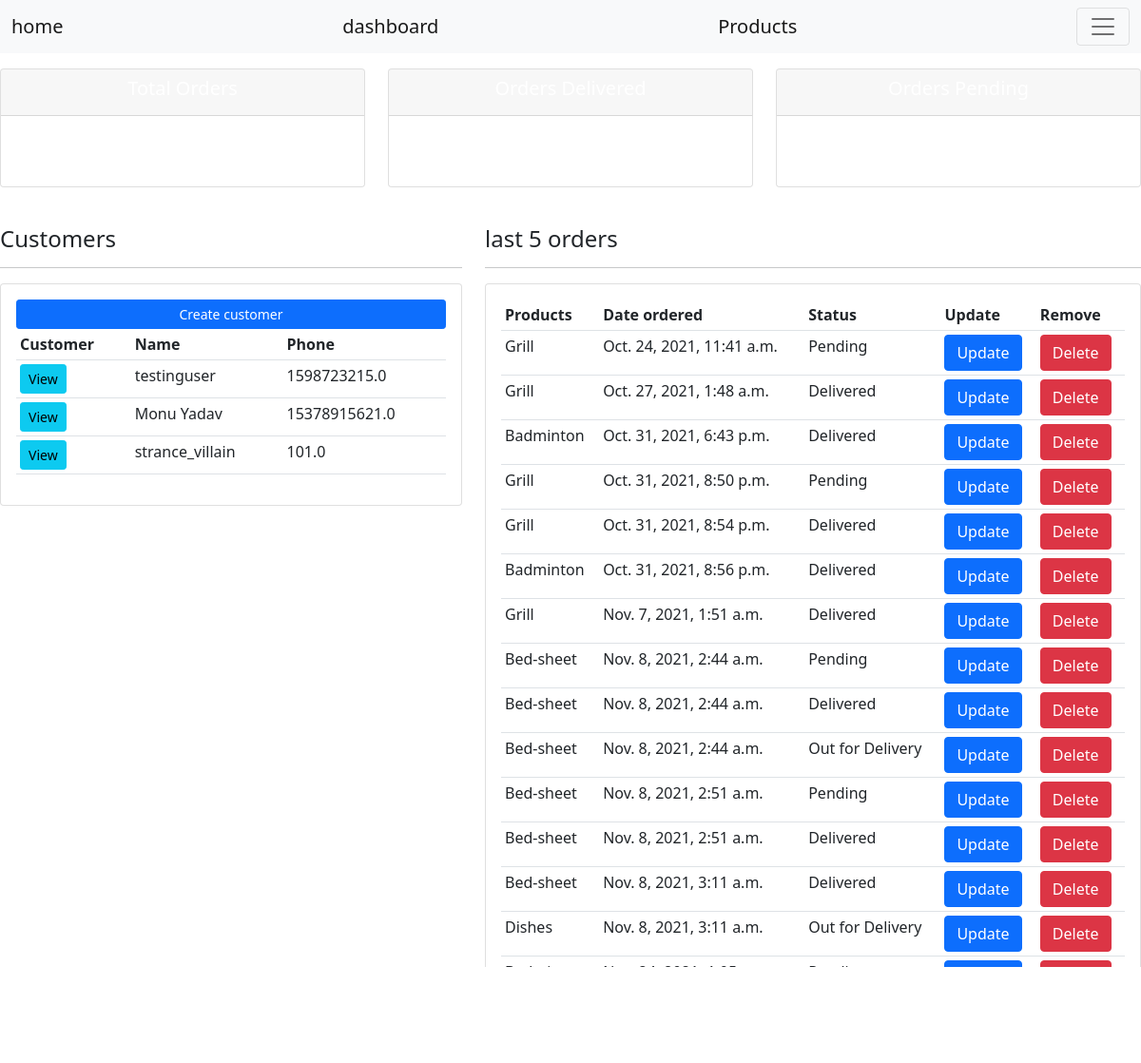
The page / on the database its author committed.
### accounts/models.py (models this page shows, shortened)
class Customer(models.Model):
    name = models.CharField(max_length=300, null=True)
    email = models.EmailField(null=True, blank=True)
    phone = models.FloatField(null=True, blank=True)
    date_created = models.DateTimeField(auto_now_add=True)

class Order(models.Model):
    STATUS = (
        ('Pending', 'Pending'),
        ('Out for Delivery', 'Out for Delivery'),
        ('Delivered', 'Delivered'),
        )
    customer = models.ForeignKey(Customer, null=True, on_delete=models.SET_NULL)
    product = models.ForeignKey(Product, null=True, on_delete=models.SET_NULL)
    date_created = models.DateTimeField(auto_now_add=True)
    status = models.CharField(max_length=200, null=True , choices=STATUS)
    note = models.CharField(max_length=200, null=True )

class Product(models.Model):
    CATEGORY =(
                ('Indoor', 'Indoor'),
                ('Out Door', 'Outdoor'),
                )
    name = models.CharField(max_length=200, null=True)
    price = models.FloatField(null=True)
    category = models.CharField(max_length=200, null=True,  choices=CATEGORY)
    description = models.CharField(max_length=200, null=True, blank=True)
    date_created = models.DateTimeField(auto_now_add=True)
    tags = models.ManyToManyField(Tag)
    def __str__(self):
        return self.name

### accounts/views.py (the view)
# urls.py: path('', accounts.views.home, name="home"),
def home(request):
    orders = Order.objects.all()
    customers = Customer.objects.all()
    total_orders = orders.count()
    delivered = orders.filter(status='Delivered').count()
    pending = orders.filter(status='Pending').count()
    context = {'orders': orders,'customers': customers,
               'total_orders': total_orders, 'delivered': delivered,
               'pending': pending}
    return render(request, 'accounts/dashboard.html', context)

### accounts/templates/accounts/dashboard.html (shortened to what this page needs)
{% extends 'accounts/base.html' %}
{% block content %}
{% include 'accounts/status.html' %}
<br>
<div class="row">
    <div class="col-md-5">
        <h4>Customers</h4>
        <hr>
        <div class="card card-body">
            <a class="btn btn-primary btn-sm btn-block" href=""> Create customer</a>
            <table class="table table-sm">
                <tr>
                    <th>Customer</th>
                    <th>Name</th>
                    <th>Phone</th>
                </tr>
                {% for i in customers %}
                        <tr>
                            <td> <a class="btn btn-sm btn-info" href="{% url 'customer' i.id %}">View</a> </td>
                            <td> {{i.name}} </td>
                            <td> {{i.phone}} </td>
                        </tr>
                {% endfor %}
            </table>
        </div>
    </div>
    <div class="col-md-7">
        <h4>last 5 orders</h4>
        <hr>
        <div class="card card-body">
            <table class="table table-sm">
                <tr>
                    <th>Products</th>
                    <th>Date ordered</th>
                    <th>Status</th>
                    <th>Update</th>
                    <th>Remove</th>
                </tr>
                {% for i in orders %}
                        <tr>
                            <td> {{i.product}} </td>
                            <td> {{i.date_created}} </td>
                            <td> {{i.status}} </td>
                            <td> <a class="btn btn-primary" href="{% url 'update_order' i.id %}">Update</a> </td>
                            <td> <a class="btn btn-danger" href="{% url 'delete_order' i.id %}">Delete</a> </td>
                        </tr>
                {% endfor %}
            </table>
        </div>
    </div>
</div>
{% endblock content %}

### rows shown on the page
Customer: name "testinguser", phone "1598723215.0"
Customer: name "Monu Yadav", phone "15378915621.0"
Customer: name "strance_villain", phone "101.0"
Order: product "Grill", date_created "Oct. 24, 2021, 11:41 a.m.", status "Pending"
Order: product "Grill", date_created "Oct. 27, 2021, 1:48 a.m.", status "Delivered"
Order: product "Badminton", date_created "Oct. 31, 2021, 6:43 p.m.", status "Delivered"
Order: product "Grill", date_created "Oct. 31, 2021, 8:50 p.m.", status "Pending"
Order: product "Grill", date_created "Oct. 31, 2021, 8:54 p.m.", status "Delivered"
Order: product "Badminton", date_created "Oct. 31, 2021, 8:56 p.m.", status "Delivered"
Order: product "Grill", date_created "Nov. 7, 2021, 1:51 a.m.", status "Delivered"
Order: product "Bed-sheet", date_created "Nov. 8, 2021, 2:44 a.m.", status "Pending"
Order: product "Bed-sheet", date_created "Nov. 8, 2021, 2:44 a.m.", status "Delivered"
Order: product "Bed-sheet", date_created "Nov. 8, 2021, 2:44 a.m.", status "Out for Delivery"
Order: product "Bed-sheet", date_created "Nov. 8, 2021, 2:51 a.m.", status "Pending"
Order: product "Bed-sheet", date_created "Nov. 8, 2021, 2:51 a.m.", status "Delivered"
Order: product "Bed-sheet", date_created "Nov. 8, 2021, 3:11 a.m.", status "Delivered"
Order: product "Dishes", date_created "Nov. 8, 2021, 3:11 a.m.", status "Out for Delivery"
Order: product "Badminton", date_created "Nov. 24, 2021, 1:05 p.m.", status "Pending"
